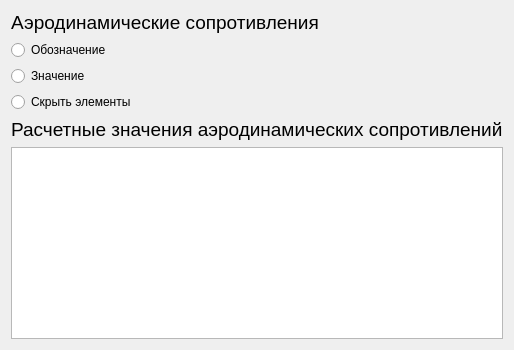
      <widget class="QWidget" name="page_11">
       <layout class="QGridLayout" name="gridLayout_8">
        <item row="0" column="0">
         <layout class="QVBoxLayout" name="verticalLayout_11">
          <item>
           <widget class="QLabel" name="label_23">
            <property name="text">
             <string>&lt;html&gt;&lt;head/&gt;&lt;body&gt;&lt;p&gt;&lt;span style=&quot; font-size:14pt;&quot;&gt;Аэродинамические сопротивления&lt;/span&gt;&lt;/p&gt;&lt;/body&gt;&lt;/html&gt;</string>
            </property>
           </widget>
          </item>
          <item>
           <widget class="QRadioButton" name="radioButton_11">
            <property name="text">
             <string>Обозначение</string>
            </property>
           </widget>
          </item>
          <item>
           <widget class="QRadioButton" name="radioButton_12">
            <property name="text">
             <string>Значение</string>
            </property>
           </widget>
          </item>
          <item>
           <widget class="QRadioButton" name="radioButton_13">
            <property name="text">
             <string>Скрыть элементы</string>
            </property>
           </widget>
          </item>
         </layout>
        </item>
        <item row="1" column="0">
         <widget class="QLabel" name="label_27">
          <property name="text">
           <string>&lt;html&gt;&lt;head/&gt;&lt;body&gt;&lt;p&gt;&lt;span style=&quot; font-size:14pt;&quot;&gt;Расчетные значения аэродинамических сопротивлений&lt;/span&gt;&lt;/p&gt;&lt;/body&gt;&lt;/html&gt;</string>
          </property>
         </widget>
        </item>
        <item row="2" column="0">
         <widget class="QTableWidget" name="tableWidget_13">
          <property name="alternatingRowColors">
           <bool>true</bool>
          </property>
         </widget>
        </item>
       </layout>
      </widget>
